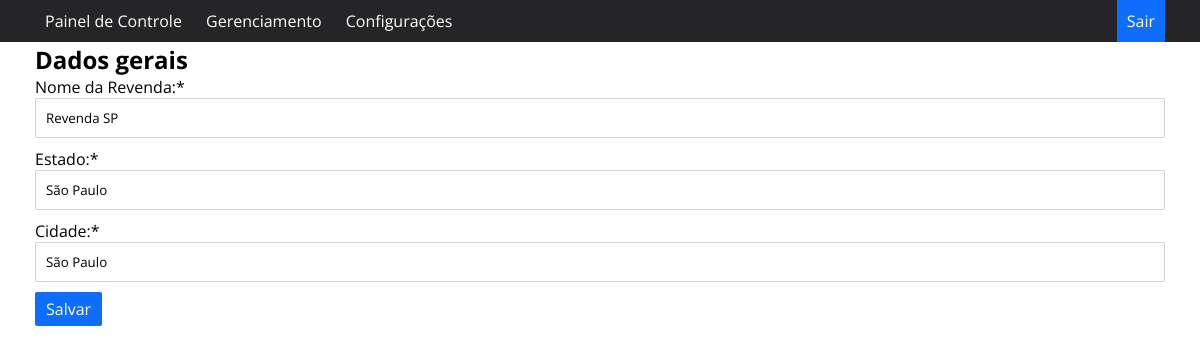
Screenshot of /editarrevenda/2 (signed in) with the database file from the repository.
### app.py (models this page shows, shortened)
class Revenda(db.Model):
    id = db.Column('id', Integer, primary_key=True, autoincrement=True)
    datainsercao = db.Column('datainsercao', String(500), nullable=False)
    revenda = db.Column('revenda', String(255), nullable=False)
    estado = db.Column('estado', String(255), nullable=False)
    cidade = db.Column('cidade', String(255), nullable=False)

### app.py (the view)
@app.route('/editarrevenda/<int:id>', methods=['GET', 'POST'])
def editarrevenda(id):
    if esta_logado():
        revenda = Revenda.query.get(id)
        if request.method:
            if request.method == 'POST':
                revenda.revenda = request.form['revenda']
                revenda.estado = request.form['estado']
                revenda.cidade = request.form['cidade']
                db.session.commit()
                return redirect(url_for('gerenciamentorevendas'))
            return render_template('editarrevenda.html', revenda=revenda)
        return render_template('gerenaciamentorevendas.html', revenda=revenda)
    else:
        return redirect(url_for('index'))

### app.py (called while the page is built)
def esta_logado():
    print(logado)
    if logado:
        return True
    else:
        return False

### templates/editarrevenda.html
{% extends "template.html" %}
{% block conteudo %}
    <h1>Editar Revenda</h1>
    <h2>Dados gerais</h2>
    <section>
    <form name="editarrevenda" class="form" method="post" action="/editarrevenda/{{revenda.id}}">
            <div class="form-group">
                <label for="revenda" class="label">Nome da Revenda:*</label>
                <input type="text" name="revenda" class="form-control" required value="{{revenda.revenda}}">
            </div>
            <div class="form-group">
                <label for="estado" class="label">Estado:*</label>
                <input type="text" name="estado" class="form-control" required value="{{revenda.estado}}">
            </div>
            <div class="form-group">
                <label for="cidade" class="label">Cidade:*</label>
                <input type="text" name="cidade" class="form-control" required value="{{revenda.cidade}}">
            </div>
            <div class="buttons">
            <button class="btnedit" type="submit">Salvar</button>
            </div>
    </form>
    </section>
{% endblock %}

### static/estilo.css (style rules this page uses)
:root { --cor-hover: #0d6efd; --cor-fundo: rgb(37, 37, 39); --cor-kpi: #F7CB05; --cor-primaria: rgb(211, 211, 214); }
* { margin: 0 auto; padding: 0; box-sizing: border-box; font-family: 'Open Sans', sans-serif; }
h1 { max-width: 1130px; text-align: center; }
.buttons { align-items: center; display: inline-block; }
.btnedit { border: none; font-size: 12pt; padding: 6px 11px 6px 11px; background-color: var(--cor-hover); color: white; cursor: pointer; transition: background .2s; border-radius: 2px; text-decoration: none; }
section { display: flex; align-items: center; justify-content: center; }
form div { display: flex; flex-direction: column; margin-bottom: 10px; }
.label { margin-left: 0px; }
.form-control { outline: unset; padding: 10px; width: 1130px; border: 1px solid var(--cor-primaria); border-radius: 2px; }

### rows the page displays
Revenda: revenda "Revenda SP", estado "São Paulo", cidade "São Paulo"
